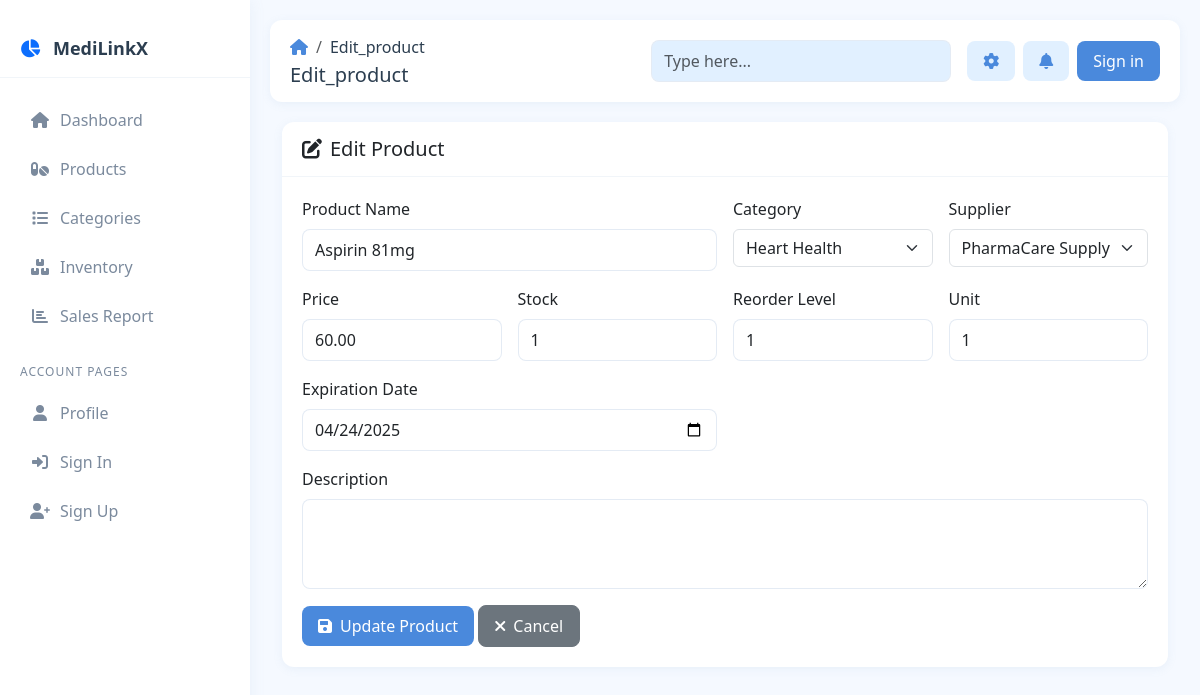
/edit_product.php?id=8, run on the app's committed database.
### tables this page shows
CREATE TABLE `products` (
  `product_id` int(11) NOT NULL,
  `category_id` int(11) DEFAULT NULL,
  `supplier_id` int(11) DEFAULT NULL,
  `name` varchar(100) NOT NULL,
  `description` text DEFAULT NULL,
  `stock` int(11) DEFAULT 0,
  `expiration_date` date DEFAULT NULL,
  `reorder_level` int(11) DEFAULT 10,
  `price` decimal(10,2) DEFAULT NULL,
  `unit` varchar(20) DEFAULT NULL,
  `created_at` timestamp NOT NULL DEFAULT current_timestamp()
);

### edit_product.php (the view, shortened to what this page needs)
<?php
require_once __DIR__ . '/components/db_connect.php';
$product_id = $_GET['id'];
function getProduct($id) {
    global $pdo;
    $stmt = $pdo->prepare("SELECT p.*, c.category_id, s.supplier_id
                          FROM products p
                          LEFT JOIN categories c ON p.category_id = c.category_id
                          LEFT JOIN suppliers s ON p.supplier_id = s.supplier_id
                          WHERE p.product_id = ?");
    $stmt->execute([$id]);
    return $stmt->fetch(PDO::FETCH_ASSOC);
}
$product = getProduct($product_id);
?>
<!DOCTYPE html>
<html lang="en">
<head>
    <link href="https://cdn.jsdelivr.net/npm/bootstrap@5.3.0-alpha1/dist/css/bootstrap.min.css" rel="stylesheet">
    <link rel="stylesheet" href="https://cdnjs.cloudflare.com/ajax/libs/font-awesome/6.0.0/css/all.min.css">
</head>
<body>
    <?php require_once __DIR__ . '/components/sidebar.php'; ?>
    <div class="main-content">
        <?php require_once __DIR__ . '/components/header.php'; ?>
        <div class="container-fluid">
            <div class="card">
                <div class="card-header">
                    <h5 class="mb-0">
                        <i class="fas fa-edit me-2"></i>Edit Product
                    </h5>
                </div>
                <div class="card-body">
                    <form method="POST" class="row g-3">
                        <div class="col-md-6">
                            <label class="form-label">Product Name</label>
                            <input type="text" name="name" class="form-control"
                                   value="<?= htmlspecialchars($product['name']) ?>" required>
                        </div>
                        <div class="col-md-3">
                            <label class="form-label">Category</label>
                            <select name="category_id" class="form-select" required>
                                <?php
                                $categories = $pdo->query("SELECT * FROM categories")->fetchAll();
                                foreach ($categories as $category) {
                                    $selected = ($category['category_id'] == $product['category_id']) ? 'selected' : '';
                                    echo "<option value='{$category['category_id']}' {$selected}>{$category['category_name']}</option>";
                                }
                                ?>
                            </select>
                        </div>
                        <div class="col-md-3">
                            <label class="form-label">Supplier</label>
                            <select name="supplier_id" class="form-select" required>
                                <?php
                                $suppliers = $pdo->query("SELECT * FROM suppliers")->fetchAll();
                                foreach ($suppliers as $supplier) {
                                    $selected = ($supplier['supplier_id'] == $product['supplier_id']) ? 'selected' : '';
                                    echo "<option value='{$supplier['supplier_id']}' {$selected}>{$supplier['supplier_name']}</option>";
                                }
                                ?>
                            </select>
                        </div>
                        <div class="col-md-3">
                            <label class="form-label">Price</label>
                            <input type="number" name="price" step="0.01" class="form-control"
                                   value="<?= $product['price'] ?>" required>
                        </div>
                        <div class="col-md-3">
                            <label class="form-label">Stock</label>
                            <input type="number" name="stock" class="form-control"
                                   value="<?= $product['stock'] ?>" required>
                        </div>
                        <div class="col-md-3">
                            <label class="form-label">Reorder Level</label>
                            <input type="number" name="reorder_level" class="form-control"
                                   value="<?= $product['reorder_level'] ?>" required>
                        </div>
                        <div class="col-md-3">
                            <label class="form-label">Unit</label>
                            <input type="text" name="unit" class="form-control"
                                   value="<?= htmlspecialchars($product['unit']) ?>" required>
                        </div>
                        <div class="col-md-6">
                            <label class="form-label">Expiration Date</label>
                            <input type="date" name="expiration_date" class="form-control"
                                   value="<?= $product['expiration_date'] ?>" required>
                        </div>
                        <div class="col-12">
                            <label class="form-label">Description</label>
                            <textarea name="description" class="form-control"
                                      rows="3"><?= htmlspecialchars($product['description']) ?></textarea>
                        </div>
                        <div class="col-12">
                            <button type="submit" name="update_product" class="btn btn-primary">
                                <i class="fas fa-save me-2"></i>Update Product
                            </button>
                            <a href="products.php" class="btn btn-secondary">
                                <i class="fas fa-times me-2"></i>Cancel
                            </a>
                        </div>
                    </form>
                </div>
            </div>
        </div>
    </div>
</body>
</html>

### components/styles.php (style rules this page uses)
:root { --primary-color: #4a89dc; --secondary-color: #e1f0ff; --light-color: #ffffff; --text-color: #2c3e50; --light-text: #7b8a9d; --success-color: #37ca82; --warning-color: #ffb93c; --danger-color: #f25656; }
body { font-family: 'Segoe UI', Tahoma, Geneva, Verdana, sans-serif; background-color: #f5f9ff; color: var(--text-color); }
.main-content { margin-left: 250px; padding: 20px; min-height: 100vh; }
.card { background-color: var(--light-color); border-radius: 12px; box-shadow: 0 2px 10px rgba(122, 153, 198, 0.1); border: none; margin-bottom: 20px; }
.card-header { background-color: transparent; border-bottom: 1px solid rgba(122, 153, 198, 0.1); padding: 15px 20px; }
.card-body { padding: 20px; }
.btn-primary { background-color: var(--primary-color); border: none; padding: 8px 16px; border-radius: 8px; }
.form-control { border: 1px solid rgba(122, 153, 198, 0.2); padding: 8px 12px; border-radius: 8px; }
.btn { border-radius: 8px; padding: 8px 16px; font-weight: 500; }

### data on the page
products: name "Aspirin 81mg", price "60.00", stock "1", reorder_level "1", unit "1", expiration_date "04/24/2025"

### other printed values
getActivePage() "Edit_product"
form field category_id "Heart Health"
form field supplier_id "PharmaCare Supply"
